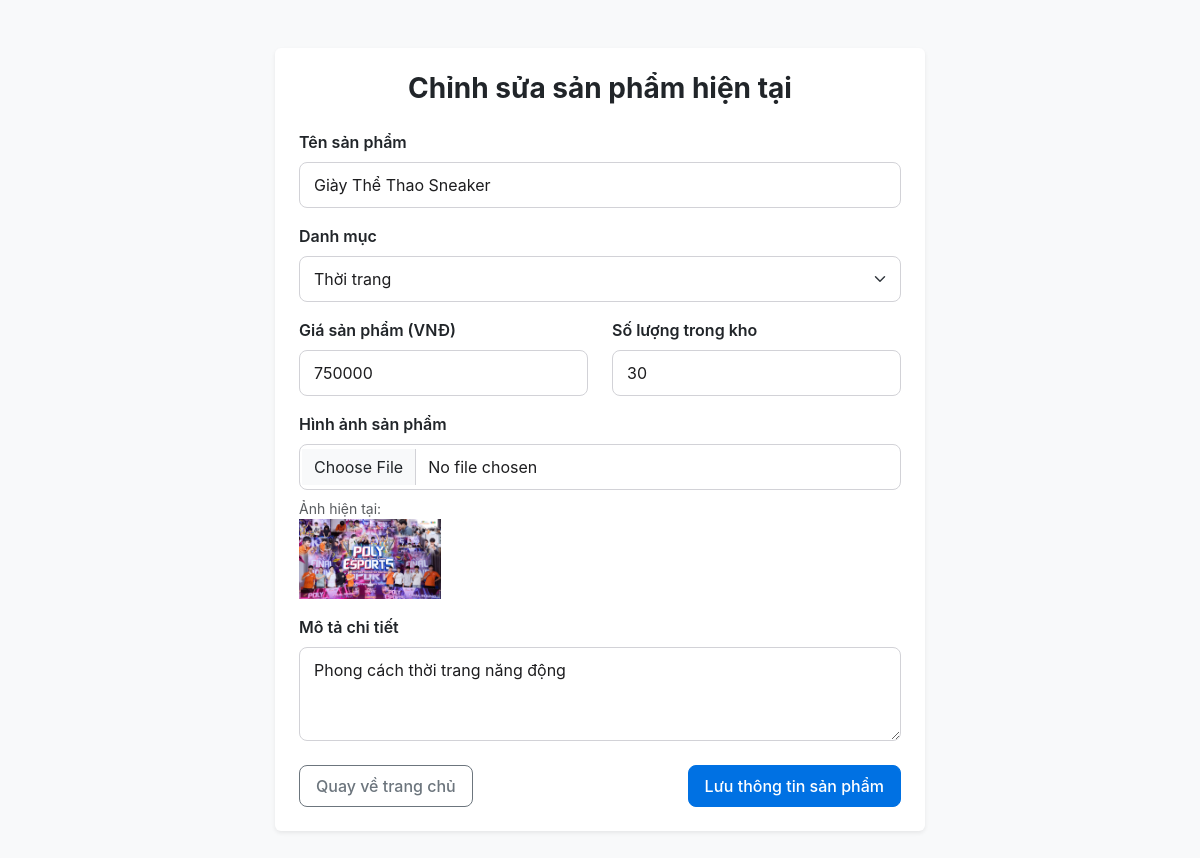
Screenshot of /product-crud.php?action=edit&id=2 (signed in) with the database file from the repository.
### tables this page shows
CREATE TABLE `products` (
  `id` int(11) NOT NULL,
  `category_id` int(11) DEFAULT NULL,
  `name` varchar(255) NOT NULL,
  `price` int(11) NOT NULL,
  `quantity` int(11) NOT NULL,
  `image` varchar(255) DEFAULT NULL,
  `description` text DEFAULT NULL
);

CREATE TABLE `categories` (
  `id` int(11) NOT NULL,
  `name` varchar(255) NOT NULL
);

### db_utils.php (called while the page is built, shortened)
<?php
class DB_UTILS {
    public $connection;
    public function __construct()
    {
        $db = new Database();
        $this->connection = $db->getConnection();
    }
    function getAll($sql, $params = []) {
        $conn = $this->connection;
        $stmt = $conn->prepare($sql);
        $stmt->execute($params);
        return $stmt->fetchAll(PDO::FETCH_ASSOC);
    }
    function getOne($sql, $params = []) {
        $conn = $this->connection;
        $stmt = $conn->prepare($sql);
        $stmt->execute($params);
        return $stmt->fetch(PDO::FETCH_ASSOC);
    }
}

### product-crud.php (the view, shortened to what this page needs)
<?php
require_once __DIR__ . '/db_utils.php';
$db = new DB_UTILS();
$action = $_GET['action'] ?? '';
$id = (int)($_GET['id'] ?? 0);
$name = ''; $category_id = ''; $price = ''; $quantity = ''; $description = ''; $image = '';
if (($action === 'edit' || $action === 'update') && $id > 0) {
    $product = $db->getOne("SELECT * FROM products WHERE id = ?", [$id]);
    if ($product) {
        $name = $product['name'];
        $category_id = $product['category_id'];
        $price = $product['price'];
        $quantity = $product['quantity'];
        $description = $product['description'];
        $image = $product['image'];
    } else {
        $error = "Sản phẩm không tồn tại trên hệ thống.";
    }
}
$categories = $db->getAll("SELECT * FROM categories");
?>
<!doctype html>
<html lang="vi">
<head>
  <link href="https://cdn.jsdelivr.net/npm/bootstrap@5.3.3/dist/css/bootstrap.min.css" rel="stylesheet">
  <link href="style.css?v=<?= time() ?>" rel="stylesheet">
</head>
<body class="bg-light">
  <div class="container py-5">
    <div class="card p-4 shadow-sm border-0 mx-auto" style="max-width: 650px;">
      <h3 class="fw-bold mb-4 text-center"><?= $id > 0 ? 'Chỉnh sửa sản phẩm hiện tại' : 'Thêm mới sản phẩm' ?></h3>
      <form method="POST" action="" enctype="multipart/form-data">
        <div class="mb-3">
          <label class="form-label fw-semibold">Tên sản phẩm</label>
          <input type="text" name="name" class="form-control" value="<?= htmlspecialchars($name) ?>" required>
        </div>
        <div class="mb-3">
          <label class="form-label fw-semibold">Danh mục</label>
          <select name="category_id" class="form-select">
             <?php foreach($categories as $c): ?>
                <option value="<?= $c['id'] ?>" <?= $category_id == $c['id'] ? 'selected' : '' ?>><?= htmlspecialchars($c['name']) ?></option>
             <?php endforeach; ?>
          </select>
        </div>
        <div class="row">
            <div class="col-md-6 mb-3">
                <label class="form-label fw-semibold">Giá sản phẩm (VNĐ)</label>
                <input type="number" name="price" class="form-control" value="<?= htmlspecialchars($price) ?>" required>
            </div>
            <div class="col-md-6 mb-3">
                <label class="form-label fw-semibold">Số lượng trong kho</label>
                <input type="number" name="quantity" class="form-control" value="<?= htmlspecialchars($quantity) ?>" required>
            </div>
        </div>
        <div class="mb-3">
          <label class="form-label fw-semibold">Hình ảnh sản phẩm</label>
          <input type="file" name="image" class="form-control mb-2">
          <?php if(!empty($image)): ?>
            <div class="text-muted small">Ảnh hiện tại:</div>
            <img src="<?= $image ?>" alt="Current image" style="max-height: 80px; class="mt-1 rounded border">
          <?php endif; ?>
        </div>
        <div class="mb-4">
          <label class="form-label fw-semibold">Mô tả chi tiết</label>
          <textarea name="description" class="form-control" rows="3"><?= htmlspecialchars($description) ?></textarea>
        </div>
        <div class="d-flex justify-content-between">
            <a href="index.php" class="btn btn-outline-secondary">Quay về trang chủ</a>
            <button type="submit" class="btn btn-primary">Lưu thông tin sản phẩm</button>
        </div>
      </form>
    </div>
  </div>
</body>
</html>

### style.css (style rules this page uses)
:root { --primary-color: #0071e3; --primary-hover: #0077ed; --success-color: #34c759; --danger-color: #ff3b30; --warning-color: #ff9500; --bg-light: #f5f5f7; --text-main: #1d1d1f; --text-muted: #86868b; --card-shadow: 0 4px 18px rgba(0, 0, 0, 0.04); --card-shadow-hover: 0 12px 30px rgba(0, 0, 0, 0.09); --radius-sm: 8px; --radius-md: 12px; --radius-lg: 16px; }
body { font-family: -apple-system, BlinkMacSystemFont, "Segoe UI", Roboto, Helvetica, Arial, sans-serif; background-color: var(--bg-light); color: var(--text-main); -webkit-font-smoothing: antialiased; }
.btn { border-radius: var(--radius-sm); font-weight: 500; padding: 8px 16px; transition: all 0.2s ease; }
.btn-primary { background-color: var(--primary-color); border-color: var(--primary-color); }
.form-control, .form-select { border-radius: var(--radius-sm); padding: 10px 14px; border: 1px solid #d2d2d7; color: var(--text-main); }
.btn, .page-link, .form-control, .navbar-brand { position: relative !important; z-index: 5 !important; pointer-events: auto !important; cursor: pointer !important; }

### rows the page displays
products: name "Giày Thể Thao Sneaker", category_id "Thời trang", price "750000", quantity "30", image (picture), description "Phong cách thời trang năng động"
